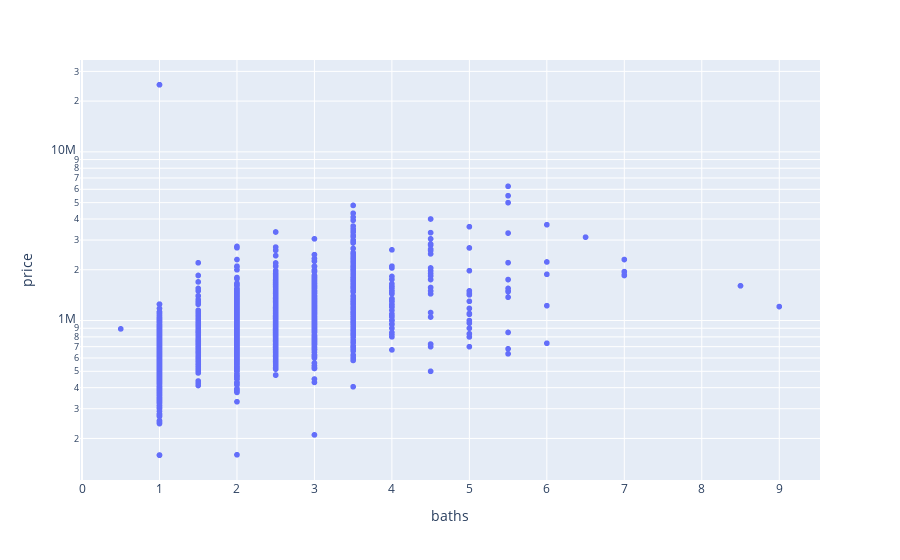

Notebook cell for this chart:
### Code cell
px.scatter(house,x="baths",y="price",log_y="True")

### Figure 1 — Plotly figure (JSON) as saved in the notebook; plotly's stock layout.template omitted (floating-point values rounded to 4 significant figures; data arrays with more than 128 entries replaced by an {"elided": "..."} marker saying what was removed)
{"data": [{"hovertemplate": "baths=%{x}<br>price=%{y}<extra></extra>", "legendgroup": "", "marker": {"color": "#636efa", "symbol": "circle"}, "mode": "markers", "name": "", "showlegend": false, "type": "scattergl", "x": {"elided": "1669 float values"}, "xaxis": "x", "y": {"elided": "1669 int values"}, "yaxis": "y"}], "layout": {"legend": {"tracegroupgap": 0}, "margin": {"t": 60}, "xaxis": {"anchor": "y", "domain": [0, 1], "title": {"text": "baths"}}, "yaxis": {"anchor": "x", "domain": [0, 1], "title": {"text": "price"}, "type": "log"}}}
